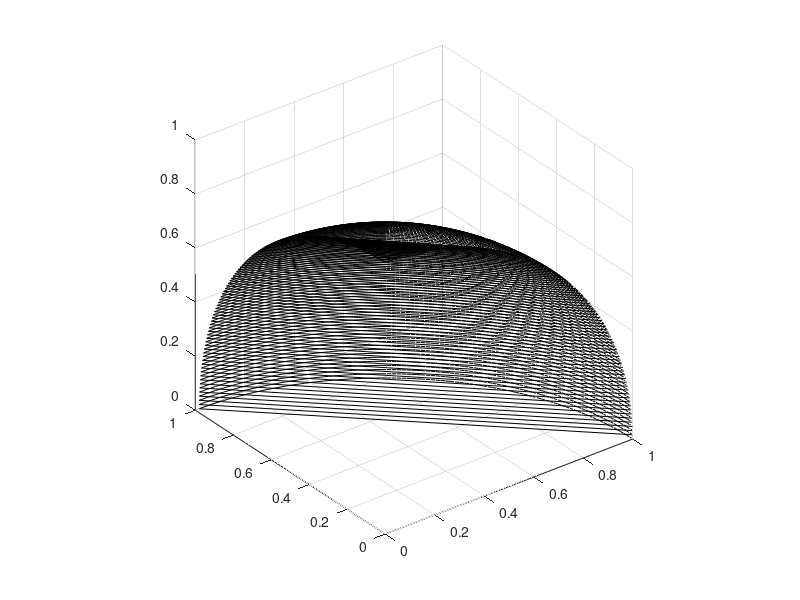

Reproduce this figure in MATLAB. (Note: this script raises an error after producing the figure.)
%function [out best] = pso2(f_num, N, S, obl_t)

format long g;
close all;
clear all;
clc;

%rng(0);
% rand('twister',12092014); 

%% PSO PARAMETERS %%
S = 100; %number of particles
N = 7; %number of dimensions
maxiter = 500; % max number of iterations
w0 = 0.9; % initial weight
wf = 0.3; % final weight
w= w0;
slope = (wf-w0)/maxiter;
c1 = 2.5; % cognitive coefficient
c2 = 1.5; % social coefficient

% Range domain for fitness function
x_max = 1; % max value no espaco de busca
x_min = 0; % min value no espaco de busca
max_v = 0.5; % max velocity
ini_v = max_v/10; % initial velocity

k = 1;  % index of iteration
x = zeros(S,N);
y = zeros(S,N);
v = zeros(S,N);

arc_size = 100;
n_obj = 3;      %Numero de funcoes objetivos
arc_x = [];
arc_f = [];
f_num = 'DTLZ2_3obj'; % funcao objetivo
PFstar = load ('DTLZ2_3obj.txt'); % carrega fronteira de pareto (quando existe)
% grafica fronteira de pareto
figure(1);
if n_obj == 3
    plot3(PFstar(:,1),PFstar(:,2),PFstar(:,3),'-k'); grid on; axis square
else 
    plot(PFstar(:,1),PFstar(:,2),'-k');
end

% INITIALIZATION
fx=1e10*ones(S,n_obj);
f_ind = 10^10*ones(S, n_obj); % initialize best local fitness 
for j=1:N
    for i=1:S
        x(i,j) = x_min + (x_max-x_min) * rand(); %vetor que armazena as partículas (i número de partículas)
        y(i,j) = 1e10;
        v(i,j) = ini_v;
    end
end
figure(2)
%% ITERATIVE PROCESS
while k<= maxiter
    % Evaluates fitness and local detection
    for i = 1:S
        fx(i,:)= feval(f_num, x(i,:));
        if fx(i,:) <= f_ind(i,:)
            y(i,:) = x(i,:);
            f_ind(i,:) = fx(i,:);           
        end
    end
    
    Arc_all = x;
    Arc_all_f = fx;
    arc_size = S;
%     Arc_all = [arc_x;x];
%     Arc_all_f = [arc_f; fx];
%     [aux,ia]=unique(Arc_all_f, 'rows');
%     Arc_all_f = Arc_all_f(ia,:);
%     Arc_all = Arc_all(ia,:);
%     [arc_x, arc_f, rank, CD] = truncate([Arc_all; x],[Arc_all_f; fx], arc_size);
    [arc_x, arc_f, rank, CD] = truncate(Arc_all,Arc_all_f, arc_size);

    ind_nd = rank == 1;
    nd_sols = sum(ind_nd);
    arc_x = arc_x(ind_nd,:);
    arc_f = arc_f(ind_nd,:);
    
    % global detection
%     ind_gbest = Randi(0.1*arc_size);
%     ys = arc_x(min([ind_gbest nd_sols]),:);  % calcula gbest
    ind_gbest = Randi(nd_sols);
    ys = arc_x(ind_gbest,:);  % calcula gbest
    
    % update particles
    for j = 1:N
        for i=1:S
            r1 = rand();
            r2 = rand();
%             v(i,j) = w*v(i,j) + c1*r1*(y(i,j)-x(i,j)) + c2*r2*(ys(j) - x(i,j));           
            v(i,j) = w*v(i,j) + c1*r1*(y(i,j)-x(i,j)) + c2*r2*(arc_x(Randi(ind_gbest),j) - x(i,j));           
            if abs(v(i,j)) > max_v
                if v(i,j) > 0
                    v(i,j) = max_v;
                else
                    v(i,j) = -max_v;
                end
            end
            x(i,j) = x(i,j) + v(i,j);
            if x(i,j) > x_max
                   x(i,j) = x_max;
            elseif x(i,j) < x_min
                x(i,j) = x_min;            
            end
        end
    end
    k=k+1;
    w = w+slope;
    
    % Grafica resultado
    if mod(k,20)== 0
        fprintf('Iteracao %d, n. sols. nao-dominadas: %d\n', k, size(arc_x,1));
        fprintf('ys = %f\n', ys);
        if n_obj == 3
            plot3(arc_f(:,1),arc_f(:,2),arc_f(:,3), ...
                'r*',PFstar(:,1),PFstar(:,2),PFstar(:,3),'-k'); ...
                grid on; axis auto;
        else
            plot(arc_f(:,1),arc_f(:,2), 'r*', PFstar(:,1),PFstar(:,2),'-k');
        end
        pause(0.1);      
    end
    
    % Obtendo os dados para convergencia
    aux1 = size(arc_f);
    % ind_pf = randi(1000, aux1(1,1), 1);
    ind_pf = Randi(1000, [aux1(1,1), 1]);
    PFstar1 = PFstar(ind_pf,:);
    igd(k)  = IGD(PFstar1, arc_f);
    dist(k) = spacing(arc_f);
    sols(k) = aux1(1,1);
end
figure(2)
if n_obj == 3
    plot3(arc_f(:,1),arc_f(:,2),arc_f(:,3), 'r*',PFstar(:,1),PFstar(:,2),PFstar(:,3),'-k'); grid on; axis auto;
else
    plot(arc_f(:,1),arc_f(:,2), 'r*', PFstar(:,1),PFstar(:,2),'-k');
end

%% Plotando as metricas de verificao da qualidade do PF.
t1 = 1:k;
figure(3)
plot(t1,igd)
title('Metrica IGD')
xlabel('Iteracoes', 'FontSize',12)
ylabel('IGD','FontSize',12)

figure(4)
plot(t1, dist)
title('Metrica Spacing')
xlabel('Iteracoes', 'FontSize',12)
ylabel('Spacing','FontSize',12)

figure(5)
plot(t1,sols)
title('Cardinalidade do conjunto Non-dominate')
xlabel('Iteracoes', 'FontSize',12)
ylabel('Solucoes','FontSize',12)

